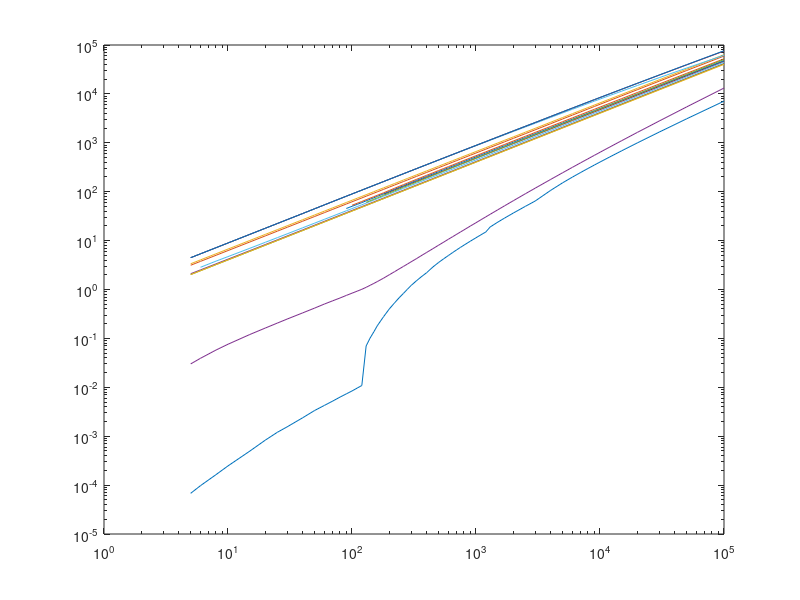

Source code (MATLAB):
clear all
close all

%Eprimary Enumean for electron muon tau quark charm bottom top w-boson z-boson 
%gluon gamma higgs nue numu nutau
data=dlmread('Enumean.txt','',1,0);
for i=2:size(data,2)
    loglog(data(:,1),data(:,i));
    hold on;
end
Eprim=log10(data(:,1));
%y=-0.1585*x^2+2.651*x-5.463
Ee=log10(data(:,2));
Eprime=Eprim(Ee>0.1);
Ee=Ee(Ee>0.1);
%y=0.9963*x-0.1984
Emuon=log10(data(:,3));
%y=0.9954*x-0.1661
Etau=log10(data(:,4));
%y=0.9998*x-0.3824
Equark=log10(data(:,5));
%y=1.002*x-0.3992
Echarm=log10(data(:,6));
%y=0.9951*x-0.3327
Ebottom=log10(data(:,7));
%y=0.9919*x-0.2891
Etop=log10(data(:,8));
%y=0.9965*x-0.2839
Ew=log10(data(:,9));
%y=1*x-0.2713
Ez=log10(data(:,10));
%y=0.9997*x-0.3954
Egluon=log10(data(:,11));
%y=-0.03768*x^3+0.3717*x^2+0.2567*x-1.752
Egamma=log10(data(:,12));
%y=1.011*x-0.3512
Ehiggs=log10(data(:,13));
%y=0.9733*x+0.005131
Enue=log10(data(:,14));
%y=0.9874*x-0.02277
Enumu=log10(data(:,15));
%y=0.9885*x-0.02476
Enutau=log10(data(:,16));




